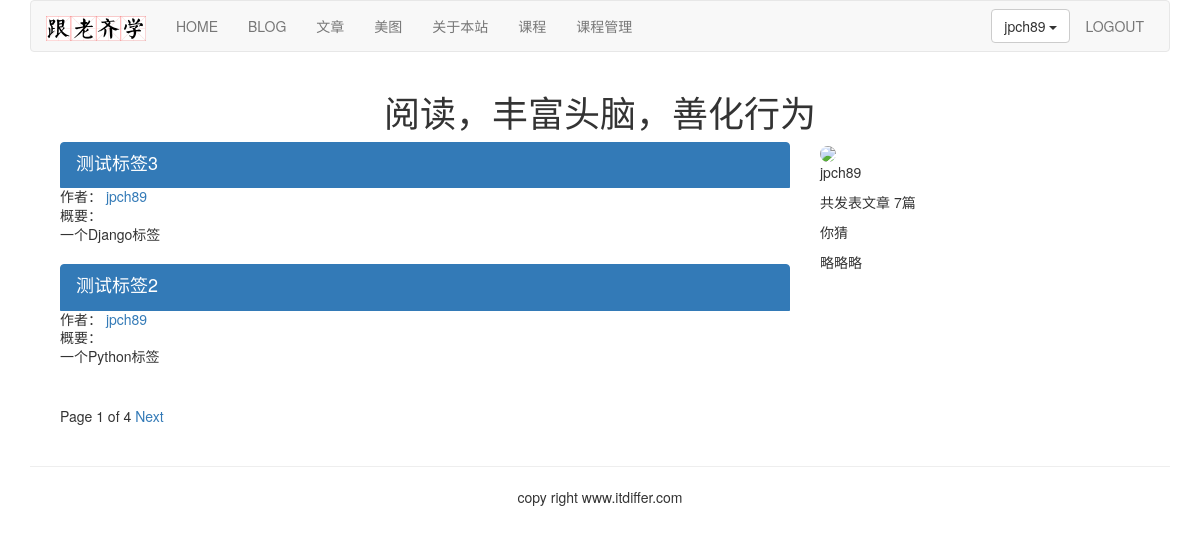
/article/list-article-titles/jpch89/, run on the app's committed database.
### article/models.py (models this page shows, shortened)
class ArticlePost(models.Model):
    author = models.ForeignKey(
        User, on_delete=models.CASCADE, related_name='article')
    title = models.CharField(max_length=200)
    slug = models.SlugField(max_length=500)
    column = models.ForeignKey(
        ArticleColumn, on_delete=models.CASCADE, related_name='article_column')
    body = models.TextField()
    created = models.DateTimeField(default=timezone.now)
    updated = models.DateTimeField(auto_now=True)
    users_like = models.ManyToManyField(User, related_name='articles_like', blank=True)
    article_tag = models.ManyToManyField(ArticleTag, related_name='article_tag', blank=True)
    class Meta:
        ordering = ('-updated', )
        index_together = (('id', 'slug'), )
    def get_url_path(self):
        return reverse('article:article_content', args=[self.id, self.slug])

### account/models.py (models this page shows, shortened)
class UserInfo(models.Model):
    user = models.OneToOneField(User, on_delete=models.CASCADE, unique=True)
    school = models.CharField(max_length=100, blank=True)
    company = models.CharField(max_length=100, blank=True)
    profession = models.CharField(max_length=100, blank=True)
    address = models.CharField(max_length=100, blank=True)
    aboutme = models.TextField(blank=True)
    photo = models.ImageField(blank=True)

### article/list_views.py (the view)
# urls.py: path('list-article-titles/', list_views.article_titles, name='article_titles'),
def article_titles(request, username=None):
    if username:
        user = User.objects.get(username=username)
        articles_title = ArticlePost.objects.filter(author=user)
        try:
            userinfo = user.userinfo
        except:
            userinfo = None
    else:
        articles_title = ArticlePost.objects.all()
    paginator = Paginator(articles_title, 2)
    page = request.GET.get('page')
    try:
        current_page = paginator.page(page)
        articles = current_page.object_list
    except PageNotAnInteger:
        current_page = paginator.page(1)
        articles = current_page.object_list
    except EmptyPage:
        current_page = paginator.page(paginator.num_pages)
        articles = current_page.object_list
    if username:
        return render(request, 'article/list/author_articles.html', {
            'articles': articles, 'page': current_page,
            'userinfo': userinfo, 'user': user
        })
    return render(request, 'article/list/article_titles.html', {
        'articles': articles,
        'page': current_page,
    })

### article/templatetags/article_tags.py (called while the page is built)
@register.simple_tag
def author_total_articles(user):
    return user.article.count()

### templates/article/list/author_articles.html (shortened to what this page needs)
{% extends "base.html" %}
{% load static %}
{% load article_tags %}
{% block content %}
<div class="row text-center vertical-middle-sm">
  <h1>阅读，丰富头脑，善化行为</h1>
</div>
<div class="container">
  <div class="col-md-8">
    {% for article in articles %}
    <div class="list-group">
      <a href="{{ article.get_url_path }}" class="list-group-item active">
        <h4 class="list-group-item-heading">{{ article.title }}</h4>
      </a>
      <p class="list-group-item-text">作者：
        <a href="{% url 'article:author_articles' article.author.username %}">
          {{ article.author.username }}
        </a>
      </p>
      <p class="list-group-item-text">概要：
        {{ article.body | slice:'70' | linebreaks }}
      </p>
    </div>
    {% endfor %}
    {% include "paginator.html" %}
  </div>
  <div class="col-md-4">
    <div>
      {% if userinfo.photo %}
      <img src="{{ userinfo.photo | striptags }}" class="img-circle" id="my_photo" name="user_face"
        style="width: 300px;">
      {% else %}
      <img src="{% static 'images/newton.jpg' %}" class="img-circle" id="my_photo" name="user_face"
        style="width: 300px;">
      {% endif %}
    </div>
    <div>
      <p>{{ user.username }}</p>
      <p>共发表文章 {% author_total_articles user %}篇</p>
      {% if userinfo %}
      <p>{{ userinfo.company }}</p>
      <p>{{ userinfo.aboutme }}</p>
      {% else %}
      <p>这个作者太懒了，什么也没有留下。</p>
      {% endif %}
    </div>
  </div>
</div>
{% endblock content %}

### templates/header.html (shortened to what this page needs)
{% load staticfiles %}
<div class="container">
  <nav class="navbar navbar-default" role="navigation">
    <div class="navbar-header">
      <a href="http://www.itdiffer.com" class="navbar-brand">
        <img src="{% static '/images/logo.png' %}" width="100px">
      </a>
    </div>
    <div>
      <ul class="nav navbar-nav" role="navigation">
        <li>
          <a href="{% url 'home' %}">HOME</a>
        </li>
        <li>
          <a href="{% url 'blog:blog_title' %}">BLOG</a>
        </li>
        <li>
          <a href="{% url 'article:article_titles' %}">文章</a>
        </li>
        <li>
          <a href="{% url 'image:falls_images' %}">美图</a>
        </li>
        <li><a href="{% url 'course:about' %}">关于本站</a></li>
        <li><a href="{% url 'course:course_list' %}">课程</a></li>
        <li><a href="{% url 'course:manage_course' %}">课程管理</a></li>
      </ul>
      <ul class="nav navbar-nav navbar-right" style="margin-right:10px">
        {% if user.is_authenticated %}
          <li>
            <div class="dropdown" style="margin-top: 8px">
              <button class="btn btn-default dropdown-toggle" type="button" id="dropdownMenu" data-toggle="dropdown">
                {{ user.username }}
                <span class="caret"></span>
              </button>
            </div>
          </li>
          <li><a href="{% url 'account:user_logout' %}">LOGOUT</a></li>
        {% else %}
          <li><a href="{% url 'account:user_login' %}">LOGIN</a></li>
          <li><a href="{% url 'account:user_register' %}">Sign up</a></li>
        {% endif %}
      </ul>
    </div>
  </nav>
</div>

### data on the page
ArticlePost: title "测试标签3", author.username "jpch89", body "一个Django标签"
ArticlePost: title "测试标签2", author.username "jpch89", body "一个Python标签"
UserInfo: company "你猜", aboutme "略略略"

### other printed values
{{ user.username }} "jpch89"
{{ page.number }} "1"
{{ page.paginator.num_pages }} "4"
